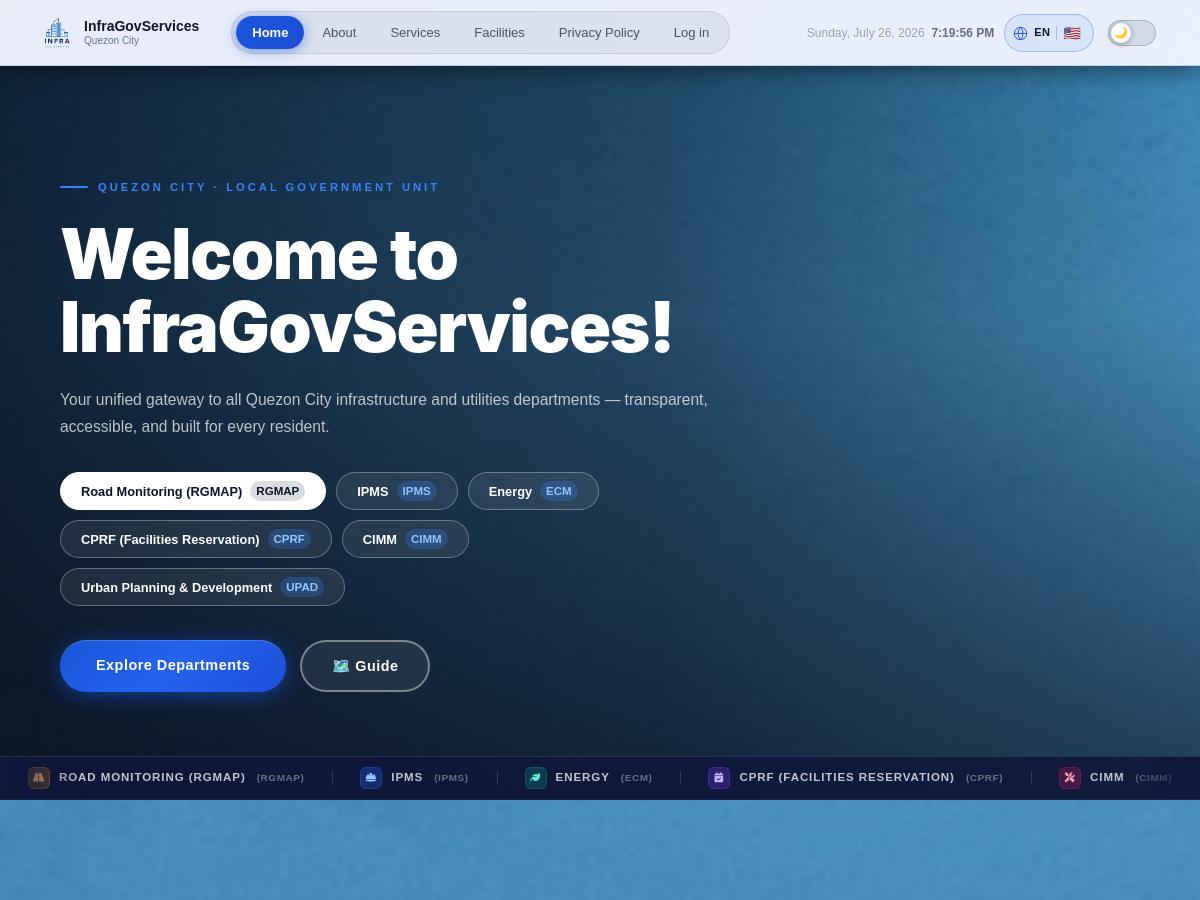
Before: / (upper part) with the older database file.
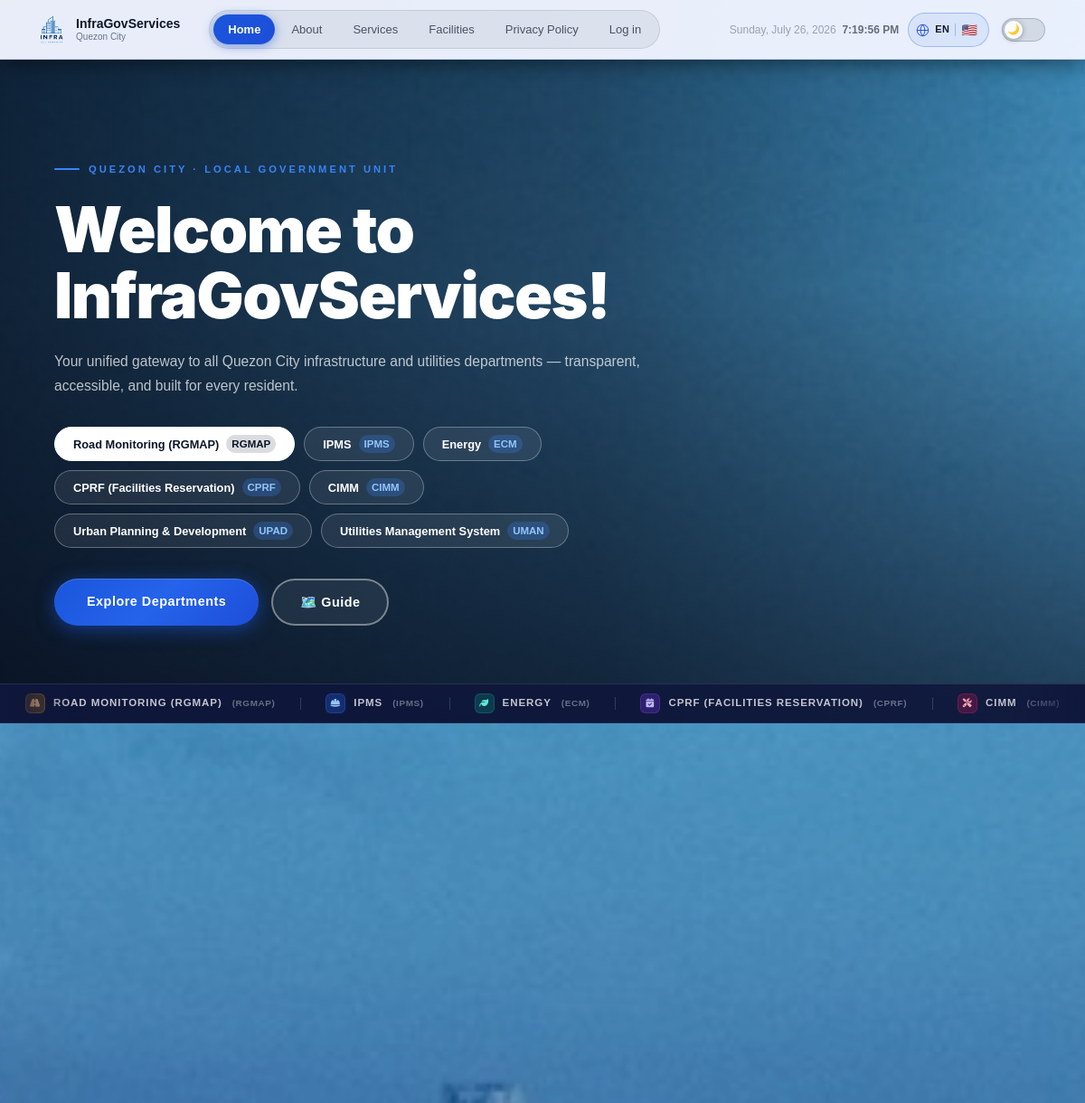
After: the same page with the newer database file.
### tables this page shows
CREATE TABLE IF NOT EXISTS connected_systems (
    id INT AUTO_INCREMENT PRIMARY KEY,
    slug VARCHAR(30) NOT NULL UNIQUE,
    name VARCHAR(100) NOT NULL,
    base_url VARCHAR(255) NOT NULL,
    admin_entry_path VARCHAR(255) NOT NULL,
    sso_consume_path VARCHAR(255) NOT NULL,
    stats_path VARCHAR(255) DEFAULT NULL,
    shared_secret VARCHAR(64) NOT NULL,
    is_active TINYINT(1) NOT NULL DEFAULT 1,
    icon VARCHAR(50) NOT NULL DEFAULT 'fa-server',
    theme_color VARCHAR(20) NOT NULL DEFAULT 'blue',
    short_tag VARCHAR(20) NOT NULL DEFAULT '',
    secret_rotated_at TIMESTAMP NULL DEFAULT NULL,
    public_tagline VARCHAR(255) DEFAULT NULL
);

### index.php (called while the page is built)
<?php
require_once __DIR__ . '/public/citizendash.php';

### includes/auth_gate.php (called while the page is built, shortened)
<?php
if (!empty($_SESSION['authorized_access'])) {
    $show_login = true;
}

### includes/db.php (called while the page is built, shortened)
<?php
function mainLguDb(): PDO
{
    static $pdo = null;
    if ($pdo === null) {
        $host = envValue('DB_HOST', 'localhost');
        $name = envValue('DB_NAME', 'infr_lgu');
        $user = envValue('DB_USER', 'infr_root');
        $pass = envValue('DB_PASS', '12345678');
        $pdo = new PDO(
            "mysql:host={$host};dbname={$name};charset=utf8mb4",
            $user,
            $pass,
            [
                PDO::ATTR_ERRMODE => PDO::ERRMODE_EXCEPTION,
                PDO::ATTR_DEFAULT_FETCH_MODE => PDO::FETCH_ASSOC,
                PDO::ATTR_EMULATE_PREPARES => false,
            ]
        );
    }
    return $pdo;
}

### public/citizendash.php (the view, shortened to what this page needs)
<?php
require_once __DIR__ . '/../includes/auth_gate.php';
require_once __DIR__ . '/../includes/db.php';
$connectedSystems = mainLguDb()->query('SELECT * FROM connected_systems WHERE is_active = 1 ORDER BY id')->fetchAll();
if ($_SERVER['HTTP_HOST'] === 'localhost') {
    $BASE_URL      = '/Main LGU/public/';
    $OFFICIAL_LOGO = '/Main LGU/public/logocityhall.png';
} else {
    $BASE_URL      = '/public/';
    $OFFICIAL_LOGO = '/public/logocityhall.png';
}
?>
<!DOCTYPE html>
<html lang="en">
<head>
    <link rel="stylesheet" href="https://cdnjs.cloudflare.com/ajax/libs/font-awesome/6.5.1/css/all.min.css">
    <link rel="stylesheet" href="https://cdnjs.cloudflare.com/ajax/libs/SimpleLightbox/2.1.0/simpleLightbox.min.css">
    <link rel="stylesheet" href="<?= $BASE_URL ?>styles.css?v=<?= filemtime($_SERVER['DOCUMENT_ROOT'] . $BASE_URL . 'styles.css') ?>">
</head>
<body class="dash-page" id="page-top">
<header class="db-nav" id="dashMainNav">
    <div class="db-nav-inner">
        <a href="<?= $BASE_URL ?>citizendash.php" class="db-nav-logo">
            <img src="<?= $OFFICIAL_LOGO ?>" alt="LGU Logo">
            <span>
                <strong data-i18n="site_title_short">InfraGovServices</strong>
                <em>Quezon City</em>
            </span>
        </a>
        <nav class="db-nav-pills-wrap">
            <a href="#"            class="db-nav-link active" data-i18n="nav_home">Home</a>
            <a href="#dashAbout"   class="db-nav-link"        data-i18n="nav_about">About</a>
            <a href="#dashServices"class="db-nav-link"        data-i18n="nav_services">Services</a>
            <a href="#dashGallery" class="db-nav-link"        data-i18n="nav_gallery">Facilities</a>
            <a href="privacy.php"  class="db-nav-link"        data-i18n="nav_privacy">Privacy</a>
            <?php if ($show_login): ?>
                <a href="../admin/login.php" class="db-nav-link">Log in</a>
            <?php endif; ?>
        </nav>
        <div class="db-nav-actions">
            <div class="db-nav-clock" id="dashDesktopClock"></div>
            <button class="db-lang-pill" id="dashTranslateBtn" title="Translate">
                <span class="db-lang-globe">
                    <svg viewBox="0 0 24 24" aria-hidden="true">
                        <circle cx="12" cy="12" r="10"/><line x1="2" y1="12" x2="22" y2="12"/>
                        <path d="M12 2a15.3 15.3 0 0 1 4 10 15.3 15.3 0 0 1-4 10 15.3 15.3 0 0 1-4-10 15.3 15.3 0 0 1 4-10z"/>
                    </svg>
                </span>
                <span class="db-lang-code" id="dashLangLabel">EN</span>
                <span class="db-lang-flag" id="dashLangFlag">🇺🇸</span>
            </button>
            <button class="db-theme-toggle" id="dashDarkBtn" title="Toggle Dark Mode" aria-label="Toggle dark mode">
                <span class="db-theme-track">
                    <span class="db-theme-thumb">
                        <span class="db-dark-icon">🌙</span>
                    </span>
                </span>
            </button>
        </div>
    </div>
</header>
<main class="dash-main" style="margin-top:0">
    <section class="dash-hero" id="dashHero">
        <div class="db-hero-overlay"></div>
        <div class="db-hero-content">
            <div class="db-hero-eyebrow" data-i18n="hero_badge">Quezon City · Local Government Unit</div>
            <h1 class="db-hero-h1" data-i18n-html="hero_h1">Welcome to InfraGovServices!</h1>
            <p class="db-hero-sub" data-i18n="hero_tagline">Your unified gateway to all Quezon City infrastructure and utilities departments — transparent, accessible, and built for every resident.</p>
            <div class="db-hero-pills">
                <?php foreach ($connectedSystems as $i => $sys): ?>
                    <a href="<?= htmlspecialchars($sys['base_url']) ?>" class="db-pill<?= $i === 0 ? ' active' : '' ?>" target="_blank" rel="noopener">
                        <span><?= htmlspecialchars($sys['name']) ?></span> <span class="db-pill-count"><?= htmlspecialchars($sys['short_tag']) ?></span>
                    </a>
                <?php endforeach; ?>
            </div>
            <div class="db-hero-cta">
                <a href="#dashServices" class="db-btn-solid" data-i18n="hero_cta_explore">
                </a>
                <button type="button" class="db-btn-ghost dash-guide-btn" id="dashGuideBtn" data-i18n="cta_guide">
                </button>
            </div>
        </div>
        <div class="db-ticker-bar">
            <div class="db-ticker-fade db-ticker-fade--left"></div>
            <div class="db-ticker-fade db-ticker-fade--right"></div>
            <div class="db-ticker-track">
                <?php
                for ($rep = 0; $rep < 2; $rep++):
                    foreach ($connectedSystems as $sys): ?>
                        <div class="db-ticker-item">
                            <span class="db-ticker-badge db-ticker-badge--<?= htmlspecialchars($sys['theme_color']) ?>"><i class="fas <?= htmlspecialchars($sys['icon']) ?>"></i></span>
                            <span><?= htmlspecialchars($sys['name']) ?></span>
                            <span class="db-ticker-code">(<?= htmlspecialchars($sys['short_tag']) ?>)</span>
                        </div>
                <?php endforeach;
                endfor; ?>
            </div>
        </div>
    </section>
</main>
</body>
</html>

Changed rows visible on the page:
added connected_systems: name "Utilities Management System", short_tag "UMAN", shown under "Welcome to InfraGovServices!"
